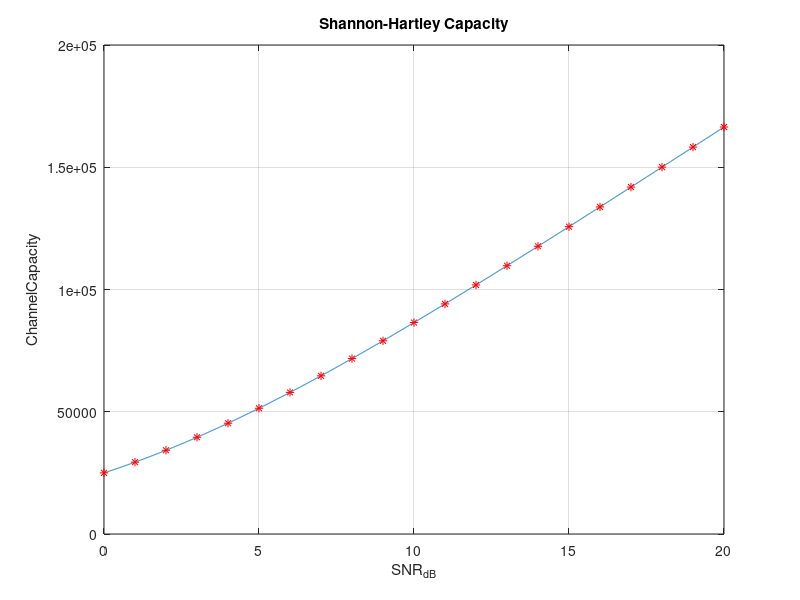

This chart was generated by the following MATLAB code:
clear all;
close all;
clc;

SNR= 0:0.01:20;
SNR_points = 0:1:20;
B=25e+03;
snr=1*10.^(SNR/10);
snr_points = 1*10.^(SNR_points/10);
C = @ (snr) B*log2(1+snr);

shannonImage = figure(1);
plot(SNR, C(snr));
title('Shannon-Hartley Capacity');
xlabel('SNR_{dB}');
ylabel('ChannelCapacity');
hold on;
plot(SNR_points, C(snr_points), 'r*');
grid on;

saveas(shannonImage, 'images/shannon_capacity.png');